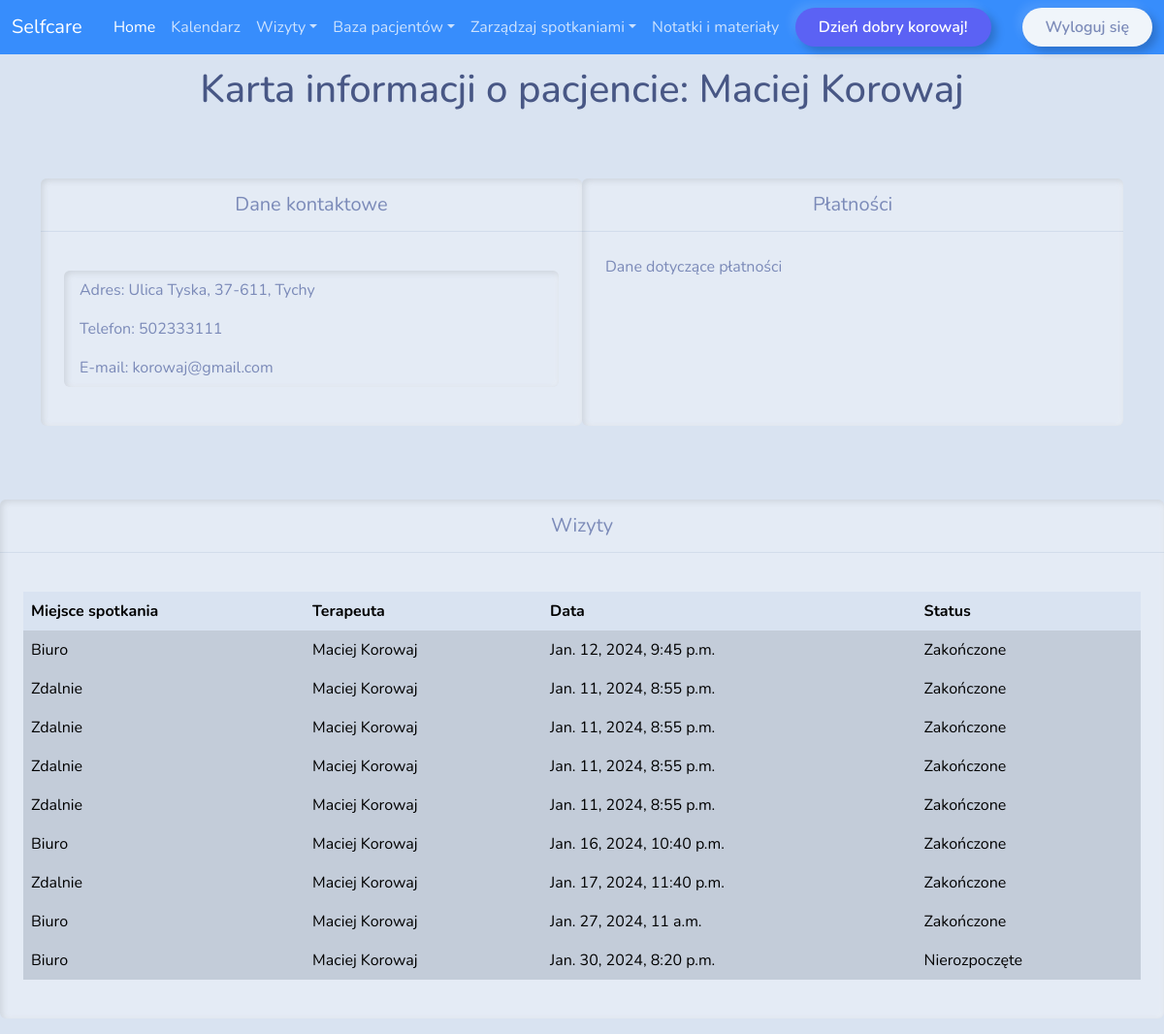
Before: /patients/doctor/4 (signed in) with the older database file.
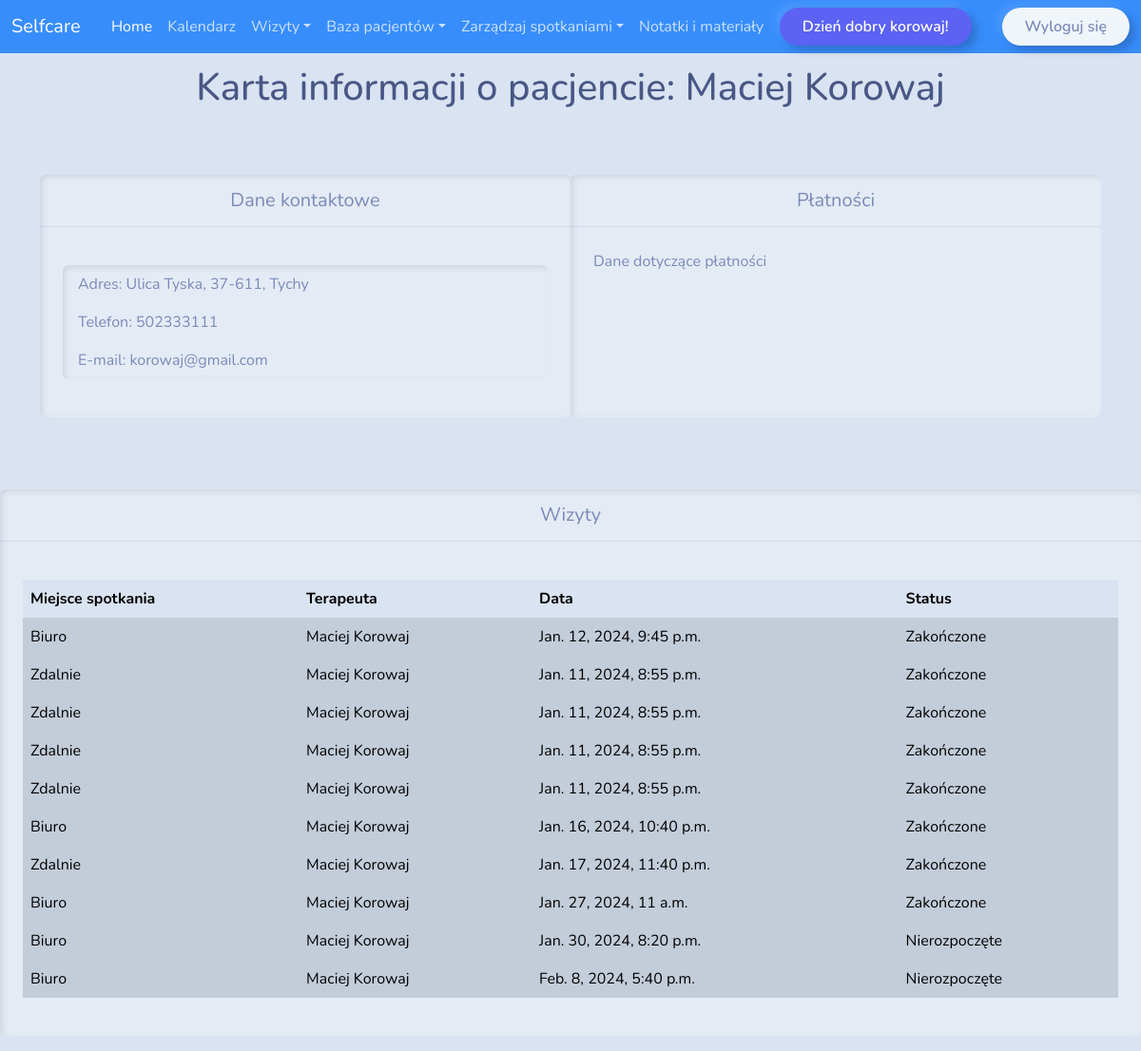
After: the same page with the newer database file.
### patients/models.py (models this page shows, shortened)
class Meetings(models.Model):
    MEETING_TYPE = (
        ('Biuro', 'Biuro'),
        ('Zdalnie', 'Zdalnie'),
    )
    MEETING_STATUS = (
        ('Zakończone', 'Zakończone'),
        ('W trakcie', 'W trakcie'),
        ('Nierozpoczęte', 'Nierozpoczęte')
    )
    meeting_place = models.CharField(max_length=100, null=True, choices=MEETING_TYPE)
    start_time = models.DateTimeField()
    real_start_time = models.DateTimeField(null=True, blank=True)
    end_time = models.DateTimeField(null=True, blank=True)
    real_end_time = models.DateTimeField(null=True, blank=True)
    duration = models.DurationField(null=True, blank=True)
    doctor = models.ForeignKey(Doctor, null=True, on_delete=models.SET_NULL)
    patient = models.ForeignKey(Patient, null=True, on_delete=models.SET_NULL)
    progress = models.CharField(max_length=100, null=True, choices = MEETING_STATUS, blank=True)

class Doctor(models.Model):
    first_name = models.CharField(max_length=30)
    last_name = models.CharField(max_length=30)
    street = models.CharField(max_length=100, null=True)
    code = models.CharField(max_length=6, null=True)
    city = models.CharField(max_length = 40, null=True)
    phone_number = models.IntegerField()
    proteges = models.ManyToManyField('Patient',blank=True, related_name="proteges")
    email = models.EmailField(max_length=254)
    user = models.OneToOneField(User, on_delete=models.CASCADE, related_name='doctor',null=True)
    captcha_score = models.FloatField(default = 0.0)
    group = models.ForeignKey(Group, on_delete=models.CASCADE, related_name='doctos', null=True)
    class Meta:
        permissions = [
            ("doctor_permission", "doctor_permission")
            ]
    def __str__(self):
        return f"{self.first_name} {self.last_name}"

### patients/views.py (the view)
# urls.py: path("doctor/<str:pk>", views.doctor, name="doctor"),
@group_required('doctors')
def doctor(request, pk):
    doctor = Doctor.objects.get(id=pk)
    meeting = Meetings.objects.filter(doctor=doctor)
    return render(request,"patients/doctor.html", {
        "doctor": doctor,
        "meeting": meeting,
        'user': request.user
    })

### patients/helpers.py (called while the page is built)
def group_required(group, login_url=None, raise_exception=False):
    def check_perms(user):
        if isinstance(group, six.string_types):
            groups = (group, )
        else:
            groups = group
        if user.groups.filter(name__in=groups).exists():
            return True
        if raise_exception:
            raise PermissionDenied
        return False
    return user_passes_test(check_perms, login_url=login_url)

### patients/templatetags/auth_extras.py (called while the page is built)
@register.filter(name='has_group')
def has_group(user, group_name):
    group = Group.objects.get(name=group_name)
    return True if group in user.groups.all() else False

### patients/templates/patients/doctor.html (shortened to what this page needs)
{% extends "patients/layout.html" %}
{% load static %}
{% block body %}
<h1>Karta informacji o pacjencie: {{ doctor.first_name }} {{ doctor.last_name }}</h1>
<div class="container">
    <div class="card border-primary mb-3" style="width: 40rem;">
    <div class="card-header text-center fs-5">Dane kontaktowe</div>
    <div class="card-body">
        <p class="card-text">
            <ul class="list-group">
                <li class="list-group-item">Adres: Ulica {{ doctor.street}}, {{doctor.code}}, {{doctor.city }}</li>
                <li class="list-group-item">Telefon: {{ doctor.phone_number }}</li>
                <li class="list-group-item">E-mail: {{ doctor.email }}</li>
            </ul>
        </p>
    </div>
    </div>
    <div class="card border-primary mb-3" style="width: 40rem;">
        <div class="card-header text-center fs-5">Płatności</div>
        <div class="card-body">
            <p class="card-text">Dane dotyczące płatności</p>
        </div>
    </div>
</div>
<div class= "container-meetings">
    <div class="card border-primary mb-3" style="width: 81rem;">
        <div class="card-header text-center fs-5">Wizyty</div>
        <div class="card-body">
        {% if meeting.count > 0 %}
        <table class="table table-hover">
                <thead>
                  <tr>
                    <th scope="col">Miejsce spotkania</th>
                    <th scope="col">Terapeuta</th>
                    <th scope="col">Data</th>
                    <th scope="col">Status</th>
                  </tr>
                </thead>
        <tbody>
          <p class="card-text">{% for meeting in meeting  %}
            <tr class="table-active">
                <td>{{ meeting.meeting_place }}</td>
                <td>{{ meeting.doctor }}</td>
                <td>{{ meeting.start_time }}</td>
                <td>{{ meeting.progress }}</td>
              </tr>
            {% endfor %}</p>
        {% else %}
        <h1>Brak umówionych wizyt</h1>
        {% endif %}
        </tbody>
        </div>
      </div>
</div>
{% endblock %}

Changed rows visible on the page:
added Meetings: meeting_place "Biuro", doctor "Maciej Korowaj", start_time "Feb. 8, 2024, 5:40 p.m.", progress "Nierozpoczęte"
